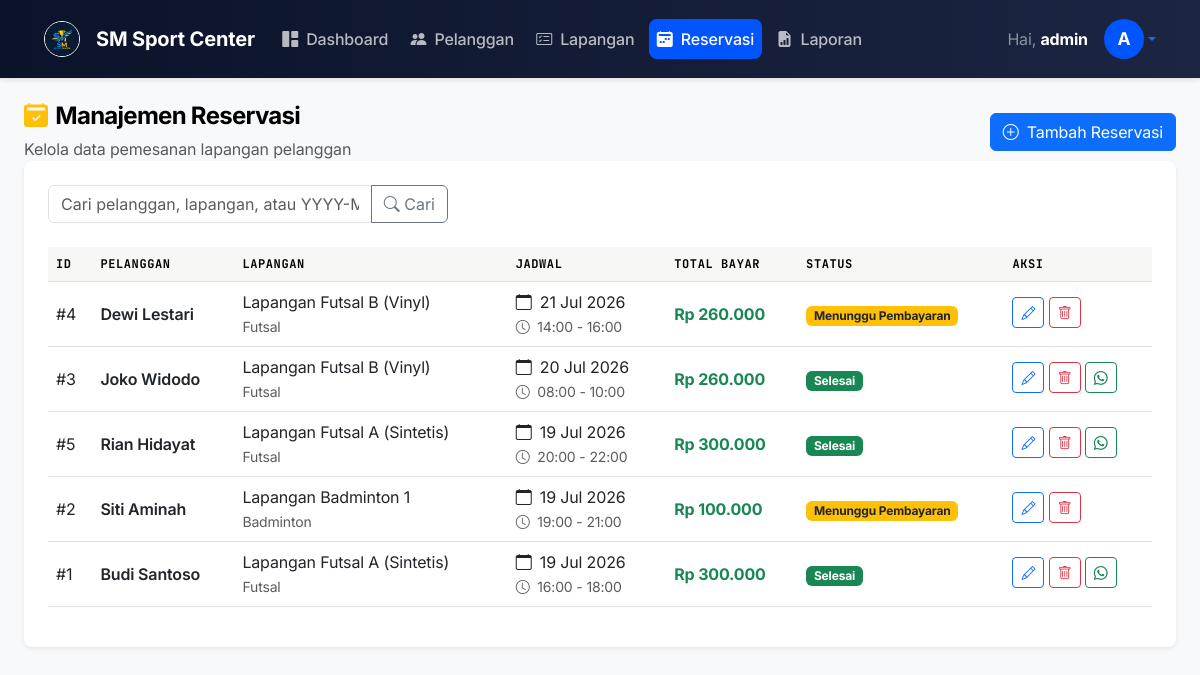
Page /reservasi/index.php (signed in) on the earlier database version.
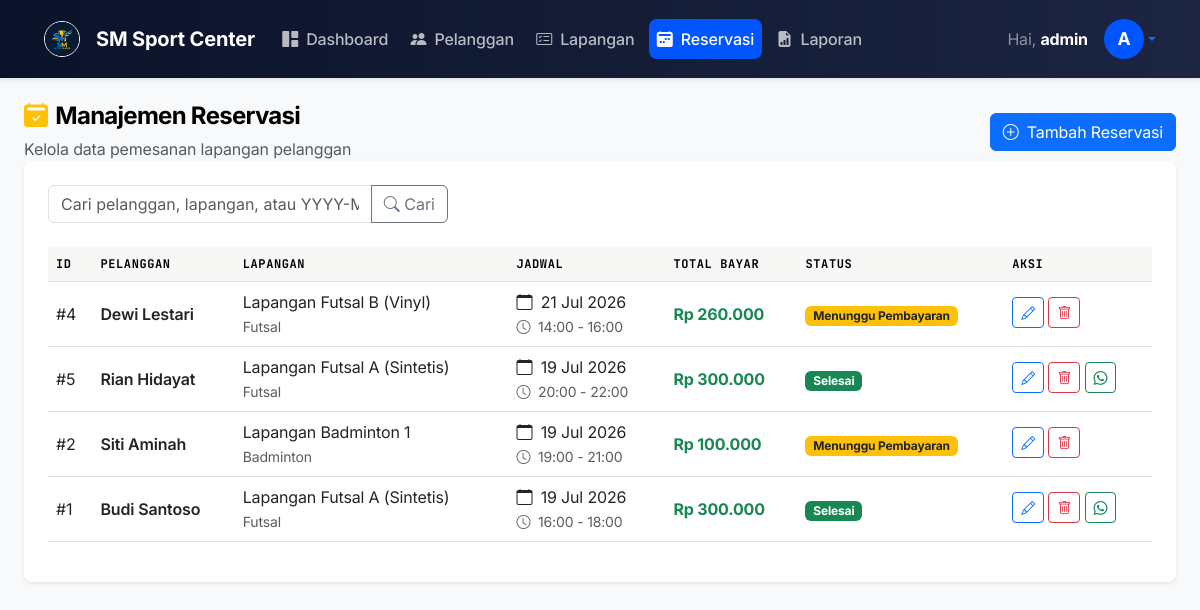
Same page on the later database version.
### tables this page shows
CREATE TABLE IF NOT EXISTS `reservasi` (
  `id_reservasi` INT AUTO_INCREMENT PRIMARY KEY,
  `id_pelanggan` INT NOT NULL,
  `id_lapangan` INT NOT NULL,
  `tanggal` DATE NOT NULL,
  `jam_mulai` TIME NOT NULL,
  `jam_selesai` TIME NOT NULL,
  `total_bayar` INT NOT NULL,
  `status` ENUM('Menunggu Pembayaran', 'Selesai', 'Dibatalkan') NOT NULL DEFAULT 'Menunggu Pembayaran',
  FOREIGN KEY (`id_pelanggan`) REFERENCES `pelanggan` (`id_pelanggan`) ON DELETE CASCADE ON UPDATE CASCADE,
  FOREIGN KEY (`id_lapangan`) REFERENCES `lapangan` (`id_lapangan`) ON DELETE CASCADE ON UPDATE CASCADE
);

CREATE TABLE IF NOT EXISTS `pelanggan` (
  `id_pelanggan` INT AUTO_INCREMENT PRIMARY KEY,
  `nama` VARCHAR(100) NOT NULL,
  `alamat` TEXT NOT NULL,
  `no_hp` VARCHAR(20) NOT NULL,
  `email` VARCHAR(100) NOT NULL,
  `username` VARCHAR(50) NOT NULL UNIQUE,
  `password` VARCHAR(255) NOT NULL
);

CREATE TABLE IF NOT EXISTS `lapangan` (
  `id_lapangan` INT AUTO_INCREMENT PRIMARY KEY,
  `nama_lapangan` VARCHAR(100) NOT NULL,
  `jenis` VARCHAR(50) NOT NULL,  
  `harga_per_jam` INT NOT NULL,
  `status` ENUM('Tersedia', 'Tidak Tersedia') NOT NULL DEFAULT 'Tersedia'
);

### reservasi/index.php (the view, shortened to what the changed rows need)
<?php
require_once '../config/koneksi.php';
require_once '../includes/header.php';
$sql = "SELECT r.*, p.nama AS nama_pelanggan, p.no_hp, l.nama_lapangan, l.jenis
        FROM reservasi r
        JOIN pelanggan p ON r.id_pelanggan = p.id_pelanggan
        JOIN lapangan l ON r.id_lapangan = l.id_lapangan";
$params = [];
$sql .= " ORDER BY r.tanggal DESC, r.jam_mulai DESC";
$stmt = $koneksi->prepare($sql);
$stmt->execute($params);
$reservasi = $stmt->fetchAll();
function getStatusBadge($status) {
    if ($status === 'Selesai') return '<span class="badge bg-success">Selesai</span>';
    if ($status === 'Menunggu Pembayaran') return '<span class="badge bg-warning text-dark">Menunggu Pembayaran</span>';
    return '<span class="badge bg-danger">Dibatalkan</span>';
}
?>
<div class="card shadow-sm border-0 mb-4">
    <div class="card-body p-4">
        <div class="table-responsive">
            <table class="table table-hover align-middle">
                <thead class="table-light">
                    <tr>
                        <th>ID</th>
                        <th>Pelanggan</th>
                        <th>Lapangan</th>
                        <th>Jadwal</th>
                        <th>Total Bayar</th>
                        <th>Status</th>
                        <th>Aksi</th>
                    </tr>
                </thead>
                <tbody>
                    <?php if (count($reservasi) > 0): ?>
                        <?php foreach ($reservasi as $row): ?>
                            <tr>
                                <td>#<?= $row['id_reservasi'] ?></td>
                                <td>
                                    <div class="fw-semibold"><?= htmlspecialchars($row['nama_pelanggan']) ?></div>
                                </td>
                                <td>
                                    <?= htmlspecialchars($row['nama_lapangan']) ?><br>
                                    <small class="text-muted"><?= htmlspecialchars($row['jenis']) ?></small>
                                </td>
                                <td>
                                    <div><i class="bi bi-calendar me-1"></i> <?= date('d M Y', strtotime($row['tanggal'])) ?></div>
                                    <small class="text-muted"><i class="bi bi-clock me-1"></i> <?= substr($row['jam_mulai'], 0, 5) ?> - <?= substr($row['jam_selesai'], 0, 5) ?></small>
                                </td>
                                <td class="fw-bold text-success">
                                    Rp <?= number_format($row['total_bayar'], 0, ',', '.') ?>
                                </td>
                                <td><?= getStatusBadge($row['status']) ?></td>
                                <td>
                                    <a href="edit.php?id=<?= $row['id_reservasi'] ?>" class="btn btn-sm btn-outline-primary mb-1" title="Edit">
                                        <i class="bi bi-pencil"></i>
                                    </a>
                                    <a href="hapus.php?id=<?= $row['id_reservasi'] ?>" class="btn btn-sm btn-outline-danger mb-1" title="Hapus" onclick="return confirm('Yakin ingin menghapus data reservasi ini?');">
                                        <i class="bi bi-trash"></i>
                                    </a>
                                    <?php if ($row['status'] === 'Selesai' && !empty($row['no_hp'])): ?>
                                        <?php
                                            $no_wa = $row['no_hp'];
                                            if(strpos($no_wa, '0') === 0) $no_wa = '62' . substr($no_wa, 1);
                                            $struk_url = "http://localhost/SMSportCenter/struk.php?id=" . $row['id_reservasi'];
                                            $pesan_wa = "Terima kasih, reservasi Anda telah kami konfirmasi dan berstatus Selesai. Anda dapat melihat E-Receipt / struk lunas Anda di link berikut: " . $struk_url;
                                            $wa_link = "https://wa.me/" . $no_wa . "?text=" . urlencode($pesan_wa);
                                        ?>
                                        <a href="<?= $wa_link ?>" target="_blank" class="btn btn-sm btn-outline-success mb-1" title="Kirim Struk via WA">
                                            <i class="bi bi-whatsapp"></i>
                                        </a>
                                    <?php endif; ?>
                                </td>
                            </tr>
                        <?php endforeach; ?>
                    <?php endif; ?>
                </tbody>
            </table>
        </div>
    </div>
</div>
<?php require_once '../includes/footer.php'; ?>

Differences in the rows shown:
no longer on this page (row edited): reservasi: id_reservasi "3", id_pelanggan.nama "Joko Widodo", id_lapangan.nama_lapangan "Lapangan Futsal B (Vinyl)", id_lapangan.jenis "Futsal", tanggal "20 Jul 2026", jam_mulai "08:00", jam_selesai "10:00", total_bayar "260.000", status "Selesai"
